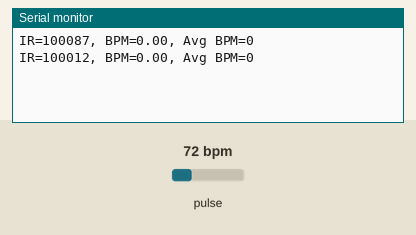
This sketch was run on a simulated ESP32-C3. Parts: the last lines printed to the serial monitor. Inputs (shaded band) come from the test bench; at power-on: pulse 72 bpm.

Above: at 1.2 s.
1.3 s: pulse set to 42 bpm
At 1.46 s:
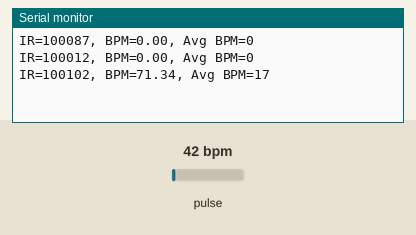
2.8 s: pulse set to 70 bpm
At 3.06 s:
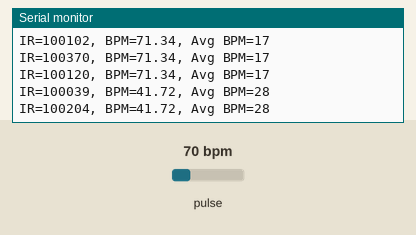
Timing chart, 0 to 5.8 s (numbered marks = the images above; inputs shaded):
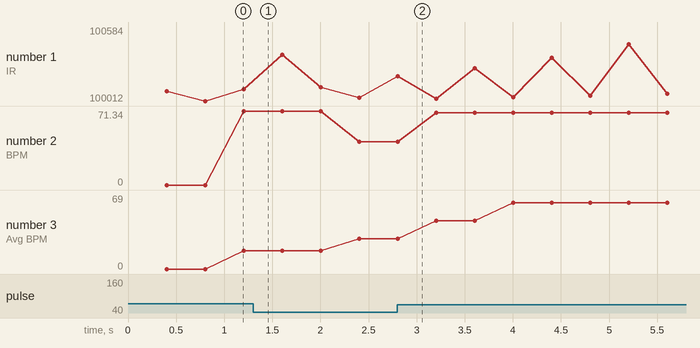

The sketch:

testHR.ino
```cpp
/*
  Cấu hình in dữ liệu định kỳ cho ESP32-C3
  SDA -> IO6, SCL -> IO7
*/

#include <Wire.h>
#include "MAX30105.h"
#include "heartRate.h"

MAX30105 particleSensor;

const byte RATE_SIZE = 4;
byte rates[RATE_SIZE];
byte rateSpot = 0;
long lastBeat = 0;

float beatsPerMinute;
int beatAvg;

// Biến quản lý thời gian in
unsigned long lastPrintTime = 0;
const unsigned long printInterval = 400; // 400ms = in ~25 kết quả trong 10 giây

void setup() {
  Serial.begin(115200);

  // Khởi tạo I2C cho ESP32-C3
  Wire.begin(6, 7);

  if (!particleSensor.begin(Wire, I2C_SPEED_FAST)) {
    Serial.println("MAX30105 was not found.");
    while (1);
  }

  particleSensor.setup();
  particleSensor.setPulseAmplitudeRed(0x0A);
  particleSensor.setPulseAmplitudeGreen(0);
}

void loop() {
  long irValue = particleSensor.getIR();

  // Thuật toán phát hiện nhịp tim (Giữ nguyên)
  if (checkForBeat(irValue) == true) {
    long delta = millis() - lastBeat;
    lastBeat = millis();
    beatsPerMinute = 60 / (delta / 1000.0);

    if (beatsPerMinute < 255 && beatsPerMinute > 20) {
      rates[rateSpot++] = (byte)beatsPerMinute;
      rateSpot %= RATE_SIZE;
      beatAvg = 0;
      for (byte x = 0 ; x < RATE_SIZE ; x++) beatAvg += rates[x];
      beatAvg /= RATE_SIZE;
    }
  }

  // Cấu chế in dữ liệu theo chu kỳ (Không dùng delay)
  if (millis() - lastPrintTime >= printInterval) {
    lastPrintTime = millis();

    Serial.print("IR=");
    Serial.print(irValue);
    Serial.print(", BPM=");
    Serial.print(beatsPerMinute);
    Serial.print(", Avg BPM=");
    Serial.print(beatAvg);

    if (irValue < 50000) {
      Serial.print(" [No finger]");
    }
    Serial.println();
  }
}
```

Measured:
- after the input at 2.8 s, the serial monitor: prints a new line at once (image 2)
- plotted number 1: 100102 → 100039 after the input at 1.3 s
- plotted number 2: 71.34 → 41.72 after the input at 1.3 s, 41.72 → 69.61 after the input at 2.8 s
- plotted number 3: 17 → 28 after the input at 1.3 s, 28 → 69 after the input at 2.8 s
